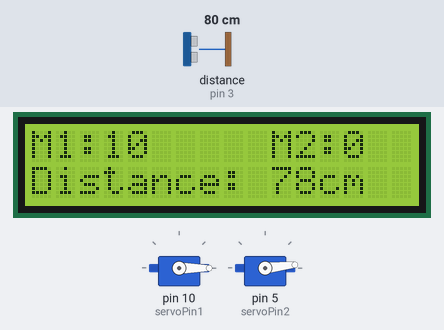
This sketch was run on a simulated Arduino Uno, built with avr-gcc and run on an emulated ATmega328P. Shown: 16×2 character LCD, 2 × servo. Wiring (inferred from the names in the program): ultrasonic range finder: trigger pin 9; echo pin 3. Inputs (shaded band) come from the test bench; at power-on: distance to the obstacle (sensor on pin 3) 80 cm. The echo pulse lasts 58.3 µs per cm.

Above: at 1.2 s.
1.3 s: distance to the obstacle (sensor on pin 3) set to 12 cm
At 2.5 s:
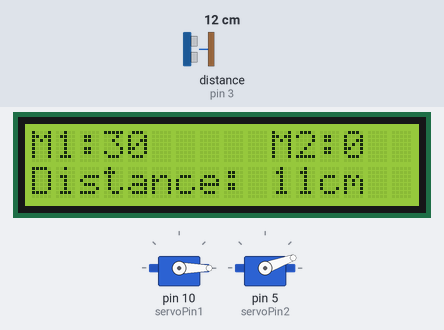
4.4 s: distance to the obstacle (sensor on pin 3) set to 9 cm
At 5.1 s:
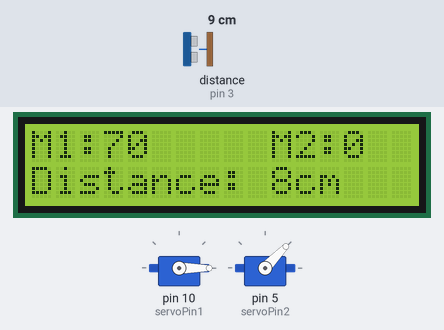
6.1 s: distance to the obstacle (sensor on pin 3) set to 18 cm
At 16.7 s:
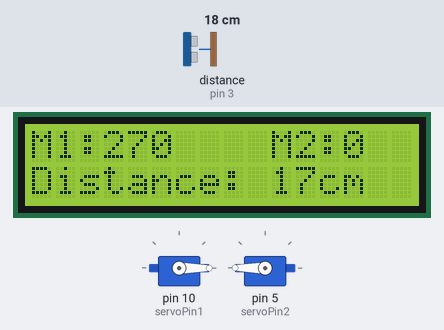
Timing chart, 0 to 33.3 s (numbered marks = the images above; inputs shaded):
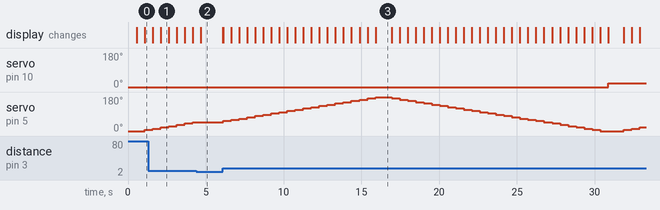

The sketch:

ultrazvuk_zaedno_so_LCD.ino
```cpp
#include <LiquidCrystal.h>
#include <Servo.h>

const int rs = 12, en = 11, d4 = 6, d5 = 4, d6 = 13, d7 = 2;
LiquidCrystal  lcd(rs, en, d4, d5, d6, d7);
const int trigPin = 9;
const int echoPin = 3;
long duration;
int distanceCm;

int servoPin1 = 10;
int servoPin2 = 5;

Servo servo1;
Servo servo2;
int pos = 0;

int printDistance()
{
  digitalWrite(trigPin, LOW);
  delayMicroseconds(2);
  digitalWrite(trigPin, HIGH);
  delayMicroseconds(10);
  digitalWrite(trigPin, LOW);
  duration = pulseIn(echoPin, HIGH);
  distanceCm = duration * 0.034 / 2;
  lcd.setCursor(0, 1);
  lcd.print("Distance: ");
  lcd.print(distanceCm);
  lcd.print("cm    ");
  delay(10);
  return distanceCm;
}

void setup() {
  lcd.begin(16, 2);
  pinMode(trigPin, OUTPUT);
  pinMode(echoPin, INPUT);
  servo1.attach(servoPin1, 0, 90);
  servo1.write(0);
  servo2.attach(servoPin2, 0, 270);
  servo2.write(0);
}

void loop() {

  int pauza=500;
  int chekor1=10;
  int chekor2=10;
  int granica1=90;
  int granica2=270;
  int granica1d=0;
  float koeficient1=2;
  float koeficient2=2.0/3;

  for(int agol1=granica1d; agol1<=granica1; agol1+=chekor1)
  {
    servo1.write(agol1*koeficient1);
    lcd.setCursor(10, 0);
    lcd.print("M2:");
    lcd.print(agol1);
    lcd.print("   ");
    delay(pauza);
    for(int agol2=0; agol2<=granica2; agol2+=chekor2)
    {
      servo2.write(agol2*koeficient2);
      lcd.setCursor(0, 0);
      lcd.print("M1:");
      lcd.print(agol2);
      lcd.print("   ");
      delay(pauza);
      distanceCm=printDistance();

      while(distanceCm<10)
      {
        distanceCm=printDistance();
      }
    }
    for(int agol2=granica2; agol2>=0; agol2-=chekor2)
    {
      servo2.write(agol2*koeficient2);
      lcd.setCursor(0, 0);
      lcd.print("M1:");
      lcd.print(agol2);
      lcd.print("   ");
      delay(pauza);
      distanceCm=printDistance();

      while(distanceCm<10)
      {
        distanceCm=printDistance();
      }
    }

  }


    for(int agol1=granica1; agol1>=granica1d; agol1-=chekor1)
  {
    servo1.write(agol1*koeficient1);
    lcd.setCursor(10, 0);
    lcd.print("M2:");
    lcd.print(agol1);
    lcd.print("   ");
    delay(pauza);
    for(int agol2=0; agol2<=granica2; agol2+=chekor2)
    {
      servo2.write(agol2*koeficient2);
      lcd.setCursor(0, 0);
      lcd.print("M1:");
      lcd.print(agol2);
      lcd.print("   ");
      delay(pauza);
      distanceCm=printDistance();

      while(distanceCm<10)
      {
        distanceCm=printDistance();
      }
    }
    for(int agol2=granica2; agol2>=0; agol2-=chekor2)
    {
      servo2.write(agol2*koeficient2);
      lcd.setCursor(0, 0);
      lcd.print("M1:");
      lcd.print(agol2);
      lcd.print("   ");
      delay(pauza);
      distanceCm=printDistance();

      while(distanceCm<10)
      {
        distanceCm=printDistance();
      }
    }
  }

}
```

Measured:
- the behaviour switches between 11 and 10 cm on distance to the obstacle (sensor on pin 3) (found by bisection; images 1 and 2)
- after the input at 4.4 s, servo on pin 5 (servoPin2): stays 46° (without the input it goes to 53° after 0.29 s)
- after the input at 6.1 s, servo on pin 10 (servoPin1): 0° → 20° after 24.8 s; servo on pin 5 (servoPin2): 46° → 53° at once, → 60° 0.52 s later, → 66° 0.52 s later, → 73° 0.52 s later, … (50 changes in this stretch); the display: first changes at once (image 3 shows a later state)
- what the display in image 1 shows lasts 0.5 s, from 2.1 s to 2.6 s
- what the display in image 3 shows lasts 1.0 s, from 15.9 s to 16.9 s
